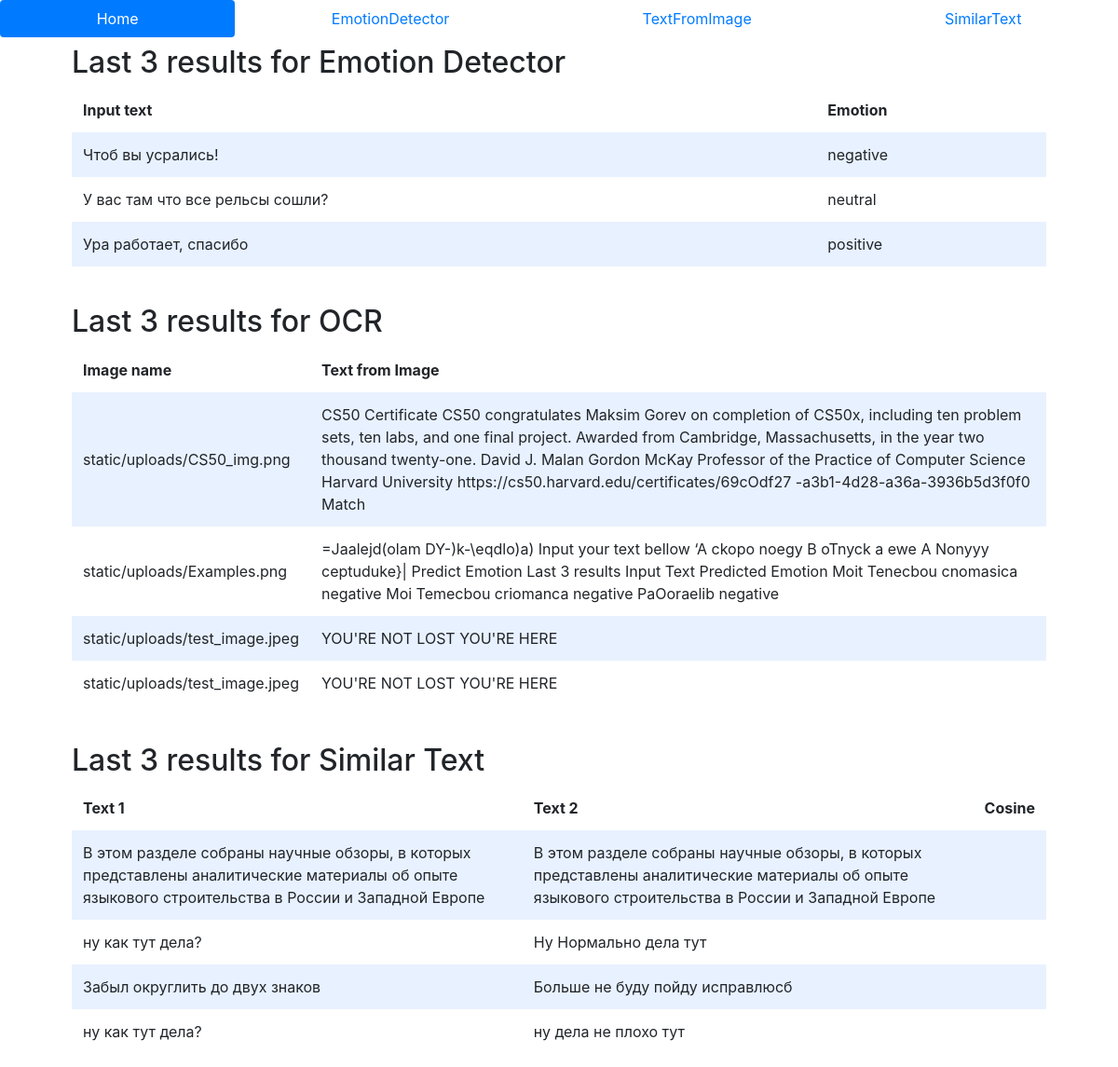
The page / on the database its author committed.
### tables this page shows
CREATE TABLE emotion(id INTEGER PRIMARY KEY AUTOINCREMENT, input TEXT NOT NULL, output TEXT NOT NULL, score FLOAT NOT NULL);

CREATE TABLE image(id INTEGER PRIMARY KEY AUTOINCREMENT, image TEXT NOT NULL, text TECT NOT NULL);

CREATE TABLE similar(id INTEGER PRIMARY KEY AUTOINCREMENT, text_1 TEXT NOT NULL, text_2 TEXT NOT NULL, score FLOAT NOT NULL);

### app.py (the view)
@app.route("/")
def index():
    emotions = db.execute("SELECT * FROM emotion ORDER BY id DESC LIMIT 3")
    exctracted_txt = db.execute("SELECT * FROM image ORDER BY id DESC LIMIT 4")
    similar_texts = db.execute("SELECT * FROM similar ORDER BY id DESC LIMIT 4")
    return render_template("index.html",
                           emotions=emotions,
                           exctracted_txt=exctracted_txt,
                           similar_texts=similar_texts)

### app.py (called while the page is built)
@app.after_request
def after_request(response):
    response.headers["Cache-Control"] = "no-cache, no-store, must-revalidate"
    response.headers["Expires"] = 0
    response.headers["Pragma"] = "no-cache"
    return response

### templates/index.html (shortened to what this page needs)
<!DOCTYPE html>
<html lang="en">
    <head>
        <link rel="stylesheet" href="https://cdn.jsdelivr.net/npm/bootstrap@4.5.3/dist/css/bootstrap.min.css">
        <link href="static/styles.css" rel="stylesheet">
    </head>
    <body>
        <nav class="nav nav-pills nav-fill">
            <li class="nav-item">
                <a class="nav-link active" href="/">Home</a>
            </li>
            <li class="nav-item">
                <a class="nav-link" href="/emotion">EmotionDetector</a>
            </li>
            <li class="nav-item">
                <a class="nav-link" href="/text_from_image">TextFromImage</a>
            </li>
            <li class="nav-item">
                <a class="nav-link" href="/similar-recognition">SimilarText</a>
            </li>
        </nav>
        <div class="container">
            <div class="section">
                <h2>Last 3 results for Emotion Detector</h2>
                <table>
                    <thead>
                        <tr>
                            <th>Input text</th>
                            <th>Emotion</th>
                        </tr>
                    </thead>
                    <tbody>
                        {% for emotion in emotions %}
                            <tr>
                                <td>{{ emotion.input }}</td>
                                <td>{{ emotion.output }}</td>
                            </tr>
                        {% endfor %}
                    </tbody>
                </table>
            </div>
            <div class="section">
                <h2>Last 3 results for OCR</h2>
                <table>
                    <thead>
                        <tr>
                            <th>Image name</th>
                            <th>Text from Image</th>
                        </tr>
                    </thead>
                    <tbody>
                        {% for text_image in exctracted_txt %}
                            <tr>
                                <td>{{ text_image.image }}</td>
                                <td>{{ text_image.text }}</td>
                            </tr>
                        {% endfor %}
                    </tbody>
                </table>
            </div>
            <div class="section">
                <h2>Last 3 results for Similar Text</h2>
                <table>
                    <thead>
                        <tr>
                            <th>Text 1</th>
                            <th>Text 2</th>
                            <th>Cosine</th>
                        </tr>
                    </thead>
                    <tbody>
                        {% for similar in similar_texts %}
                            <tr>
                                <td>{{ similar.text_1 }}</td>
                                <td>{{ similar.text_2 }}</td>
                                <td>{{ similar.text_3 }}</td>
                            </tr>
                        {% endfor %}
                    </tbody>
                </table>
            </div>
        </div>
    </body>
</html>

### static/styles.css (style rules this page uses)
.section { padding-bottom: 1rem; padding-left: 2rem; padding-right: 2rem; padding-top: 0.5rem; }
table { background-color: transparent; margin-bottom: 1rem; width: 100%; }
table th, table td { padding: 0.75rem; vertical-align: middle; }
tbody tr:nth-of-type(odd) { background-color: rgb(179, 208, 255, 0.3) }

### rows shown on the page
emotion: input "Чтоб вы усрались!", output "negative"
emotion: input "У вас там что все рельсы сошли?", output "neutral"
emotion: input "Ура работает, спасибо", output "positive"
image: image "static/uploads/CS50_img.png", text "CS50 Certificate CS50 congratulates Maksim Gorev on completion of CS50x, including ten problem sets, ten labs, and one final project. Awarded from Cambridge, Massachusetts, in the year two thousand twenty-one. David J. Malan Gordon McKay Professor of the Practice of Computer Science Harvard University https://cs50.harvard.edu/certificates/69cOdf27 -a3b1-4d28-a36a-3936b5d3f0f0 Match"
image: image "static/uploads/Examples.png", text "=Jaalejd(olam DY-)k-\\eqdlo)a) Input your text bellow ‘A ckopo noegy B oTnyck a ewe A Nonyyy ceptuduke}| Predict Emotion Last 3 results Input Text Predicted Emotion Moit Tenecbou cnomasica negative Moi Temecbou criomanca negative PaOoraelib negative"
image: image "static/uploads/test_image.jpeg", text "YOU'RE NOT LOST YOU'RE HERE"
image: image "static/uploads/test_image.jpeg", text "YOU'RE NOT LOST YOU'RE HERE"
similar: text_1 "В этом разделе собраны научные обзоры, в которых представлены аналитические материалы об опыте языкового строительства в России и Западной Европе", text_2 "В этом разделе собраны научные обзоры, в которых представлены аналитические материалы об опыте языкового строительства в России и Западной Европе"
similar: text_1 "ну как тут дела?", text_2 "Ну Нормально дела тут"
similar: text_1 "Забыл округлить до двух знаков", text_2 "Больше не буду пойду исправлюсб"
similar: text_1 "ну как тут дела?", text_2 "ну дела не плохо тут"
